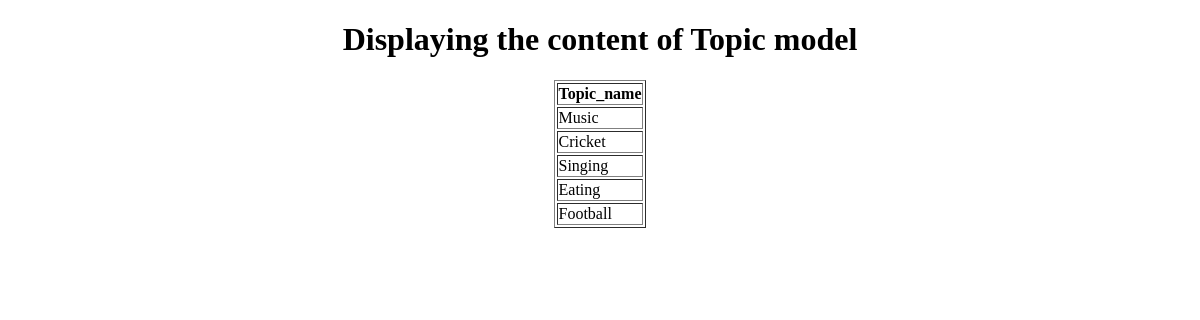
Page /display_topic/ on the earlier database version.
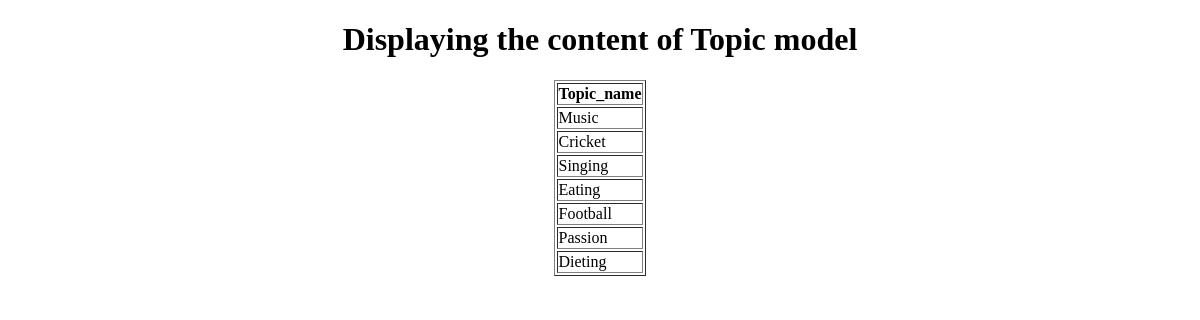
Same page on the later database version.
### app/models.py (models this page shows, shortened)
class Topic(models.Model):
    topic_name=models.CharField(max_length=100,primary_key=True)

### app/views.py (the view)
# urls.py: path('display_topic/',views.display_topics,name='display_topics'),
def display_topics(request):
    topics=Topic.objects.all()
    return render(request,'display_topic.html',context={'topics':topics})

### templates/display_topic.html (shortened to what this page needs)
<!DOCTYPE html>
<html lang="en">
<head>
</head>
<body>
    <center>
        {% if topics %}
        <h1>Displaying the content of Topic model</h1>
        <table border='1px'>
            <tr>
                <th>Topic_name</th>
            </tr>
            {% for t in topics %}
            <tr>
                <td>{{t.topic_name}}</td>
            </tr>
            {% endfor %}
        </table>
        {% else %}
            <h1> NO topics To Display</h1>
        {% endif %}
    </center>
</body>
</html>

Differences in the rows shown:
added Topic: topic_name "Passion"
added Topic: topic_name "Dieting"
